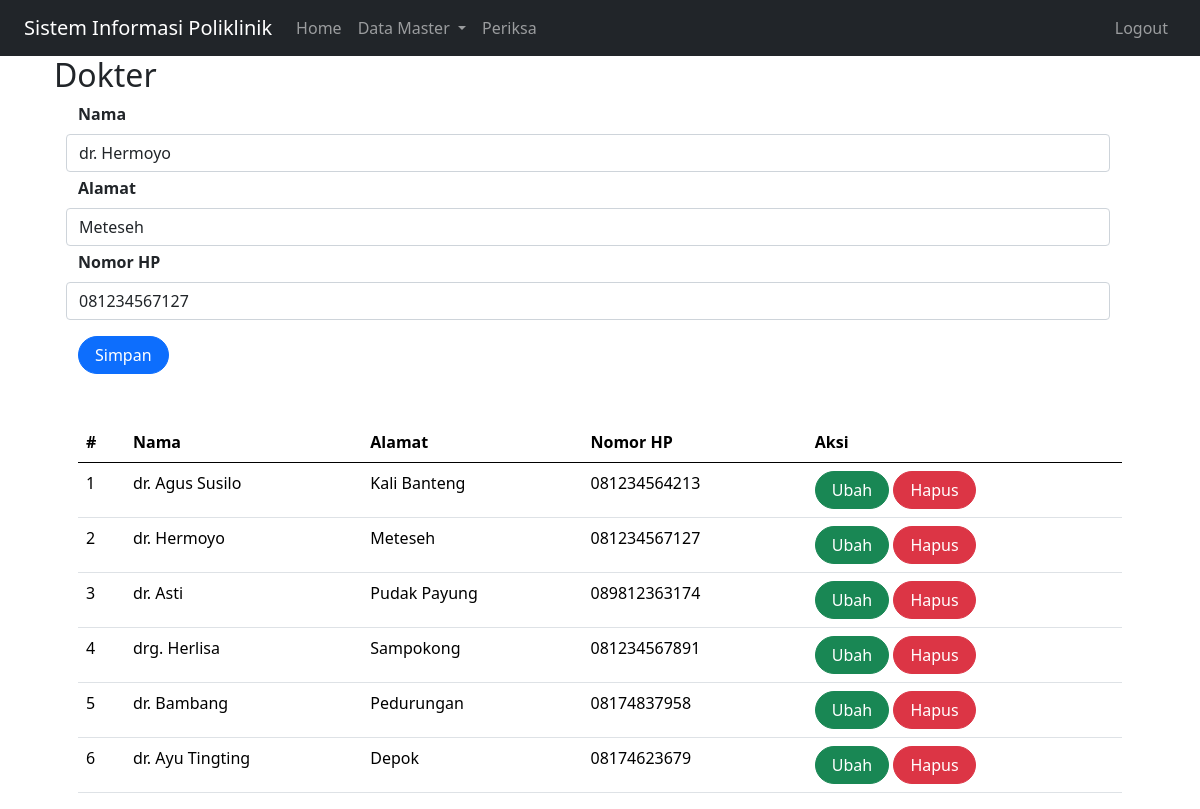
Page /index.php?page=dokter&id=2 (signed in) on the committed database.
### tables this page shows
CREATE TABLE `dokter` (
  `id` int(10) NOT NULL,
  `nama` varchar(255) DEFAULT NULL,
  `alamat` varchar(50) DEFAULT NULL,
  `no_hp` varchar(50) DEFAULT NULL
);

### dokter.php (the view, shortened to what this page needs)
<?php
    include 'koneksi.php';
?>
<!DOCTYPE html>
<html lang="en">
<head>
    <link href="https://cdn.jsdelivr.net/npm/bootstrap@5.0.2/dist/css/bootstrap.min.css" rel="stylesheet">
</head>
<body>
    <div class = "container">
        <form class="form row" method="POST" action="" name="myForm" onsubmit="return(validate());">
            <?php
                $nama = '';
                $alamat = '';
                $no_hp = '';
                if (isset($_GET['id'])) {
                    $ambil = mysqli_query($mysqli, "SELECT * FROM dokter
                    WHERE id='" . $_GET['id'] . "'");
                    while ($row = mysqli_fetch_array($ambil)) {
                        $nama = $row['nama'];
                        $alamat = $row['alamat'];
                        $no_hp = $row['no_hp'];
                    }
                ?>
                <?php
                }
                ?>
            <div class="row">
                <label for="inputNama" class="form-label fw-bold">
                    Nama
                </label>
                <input type="text" class="form-control" name="nama" id="inputNama" placeholder="Nama" value="<?php echo $nama ?>">
            </div>
            <div class="row mt-1">
                <label for="inputAlamat" class="form-label fw-bold">
                    Alamat
                </label>
                <input type="text" class="form-control" name="alamat" id="inputAlamat" placeholder="Alamat" value="<?php echo $alamat ?>">
            </div>
            <div class="row mt-1">
                <label for="inputNoHp" class="form-label fw-bold">
                    Nomor HP
                </label>
                <input type="text" class="form-control" name="no_hp" id="inputNoHp" placeholder="Nomor HP" value="<?php echo $no_hp ?>">
            </div>
            <div class="row mt-3">
                <div class = col>
                <button type="submit" class="btn btn-primary rounded-pill px-3 mt-auto" name="simpan">Simpan</button>
                </div>
            </div>
        </form>
        <br>
        <br>
        <table class="table table-hover">
            <thead>
                <tr>
                    <th scope="col">#</th>
                    <th scope="col">Nama</th>
                    <th scope="col">Alamat</th>
                    <th scope="col">Nomor HP</th>
                    <th scope="col">Aksi</th>
                </tr>
            </thead>
            <tbody>
                <?php
                    $result = mysqli_query($mysqli, "SELECT * FROM dokter");
                    $no = 1;
                    while ($data = mysqli_fetch_array($result)) {
                    ?>
                        <tr>
                            <td><?php echo $no++ ?></td>
                            <td><?php echo $data['nama'] ?></td>
                            <td><?php echo $data['alamat'] ?></td>
                            <td><?php echo $data['no_hp'] ?></td>
                            <td>
                                <a class="btn btn-success rounded-pill px-3" href="index.php?page=dokter&id=<?php echo $data['id'] ?>">Ubah</a>
                                <a class="btn btn-danger rounded-pill px-3" href="index.php?page=dokter&id=<?php echo $data['id'] ?>&aksi=hapus">Hapus</a>
                            </td>
                        </tr>
                    <?php
                    }
                    ?>
            </tbody>
        </table>
</body>
</html>

### rows in the picture
dokter: nama "dr. Hermoyo", alamat "Meteseh", no_hp "081234567127"
dokter: nama "dr. Agus Susilo", alamat "Kali Banteng", no_hp "081234564213"
dokter: nama "dr. Asti", alamat "Pudak Payung", no_hp "089812363174"
dokter: nama "drg. Herlisa", alamat "Sampokong", no_hp "081234567891"
dokter: nama "dr. Bambang", alamat "Pedurungan", no_hp "08174837958"
dokter: nama "dr. Ayu Tingting", alamat "Depok", no_hp "08174623679"

### other values in the picture
$_GET['page'] "Dokter"
